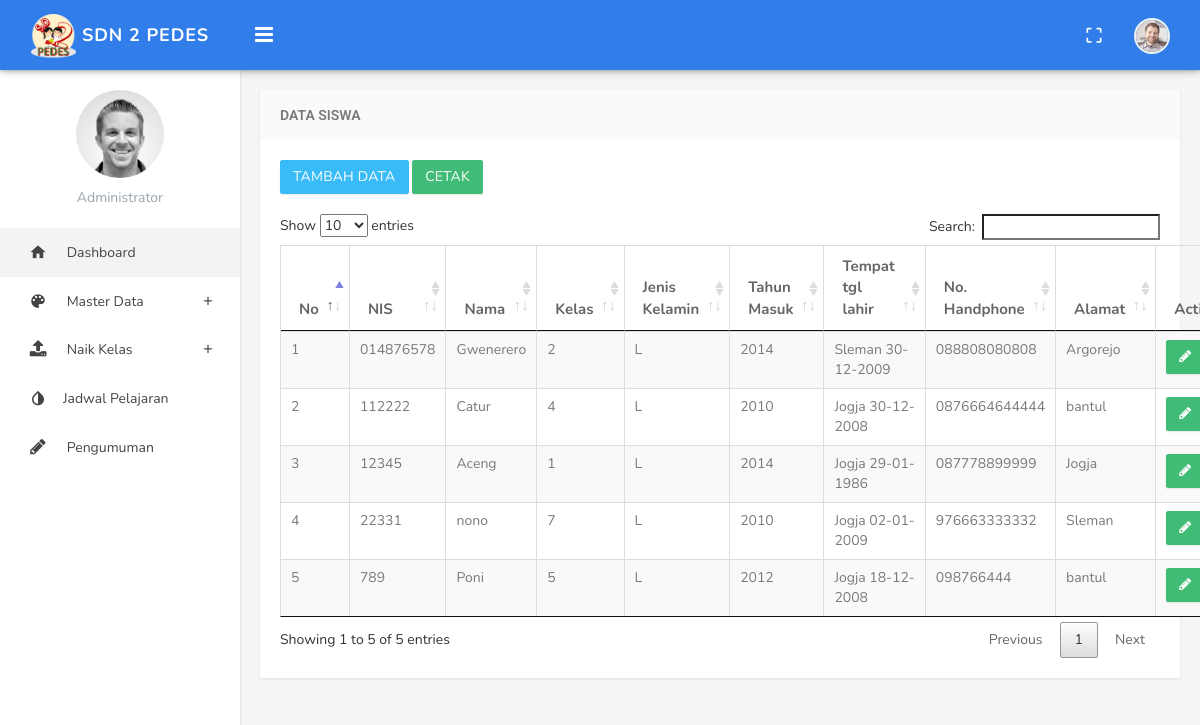
The app's page /index.php/admin/lihatdata/siswa with its own data.
### tables this page shows
CREATE TABLE `siswa` (
  `nis` varchar(15) NOT NULL,
  `nama` varchar(30) NOT NULL,
  `jk` enum('L','P') NOT NULL,
  `ttl` varchar(30) NOT NULL,
  `id_kelas` int(5) NOT NULL,
  `th_masuk` varchar(15) NOT NULL,
  `nope` varchar(15) NOT NULL,
  `alamat` varchar(50) NOT NULL
);

### application/controllers/admin/Lihatdata.php (called while the page is built, shortened)
<?php
class Lihatdata extends CI_Controller
{
	public function siswa()
	{
		$data['siswa'] = $this->db->select('siswa.*,ruang_kelas.nama_ruangan,')->from('siswa')->join('ruang_kelas','ruang_kelas.id=siswa.id_kelas')->get()->result();
		$this->load->view('admin/lihatdata/siswa/index',$data);
	}
}

### index.php (called while the page is built, shortened)
<?php
require_once BASEPATH.'core/CodeIgniter.php';

### application/views/admin/lihatdata/siswa/index.php (the view, shortened to what this page needs)
<!DOCTYPE html>
<html>
<head>
</head>
<body class="fixed-left">
    <div id="wrapper">
        <div class="content-page">
            <div class="content">
                <div class="container">
                    <div class="row">
                        <div class="col-sm-12">
                            <div class="panel panel-default">
                                <div class="panel-heading"><h3 class="panel-title">Data Siswa</h3></div>
                                <div class="panel-body">
                                        <a href="<?php echo site_url('admin/siswa/create');?>" class="btn btn-info" style=" margin-bottom: 20px;">TAMBAH DATA</a>
                                        <a href="<?=site_url('admin/lihatdata/cetaksiswa');?>" class="btn btn-success" style=" margin-bottom: 20px;">CETAK</a>
                                        <table class="datatables table table-bordered table-striped">
                                            <thead>
                                                <tr>
                                                    <th>No</th>
                                                    <th>NIS</th>
                                                    <th>Nama</th>
                                                    <th>Kelas</th>
                                                    <th>Jenis Kelamin</th>
                                                    <th>Tahun Masuk</th>
                                                    <th>Tempat tgl lahir</th>
                                                    <th>No. Handphone</th>
                                                    <th>Alamat</th>
                                                    <th>Actions</th></th>
                                                </tr>
                                            </thead>
                                            <tbody>
                                                <?php $nomor = 1; ?>
                                                <?php foreach($siswa as $sw) : ?>
                                                    <tr class="gradeX">
                                                        <td><?= $nomor;?> </td>
                                                        <?php $nomor++;?>
                                                        <td><?= $sw->nis; ?>
                                                        </td>
                                                        <td><?= $sw->nama; ?></td>
                                                        <td><?= $sw->id_kelas; ?></td>
                                                        <td><?= $sw->jk; ?></td>
                                                        <td><?= $sw->th_masuk; ?></td>
                                                        <td><?= $sw->ttl; ?></td>
                                                        <td><?= $sw->nope; ?></td>
                                                        <td><?= $sw->alamat; ?></td>
                                                        <td class="actions">
                                                            <a class="btn btn-success" href="<?=site_url('admin/lihatdata/editsiswa/'.$sw->nis);?>"><span class="fa fa-pencil" aria-hidden="true"></span></a>
                                                        </td>
                                                    </tr>
                                                <?php endforeach; ?>
                                            </tbody>
                                        </table>
                                    </div>
                                </div>
                            </div>
                        </div>
                    </div>
                </div>
            </div>
</div>
</body>
</html>

### assets/blue/css/style.css (style rules this page uses)
body { background: #f5f5f5; margin: 0; -webkit-text-size-adjust: 100%; font-family: 'Nunito', sans-serif; }
h1, h2, h3, h4, h5, h6 { margin: 10px 0; }
h3 { line-height: 30px; }
h1, h2, h3, h4, h5, h6 { font-family: 'Roboto', sans-serif; color: #505458; }
* { outline: none !important; }
.container { width: auto; }
#wrapper { width: 100%; height: 100%; position: relative; overflow: hidden; }
.row { margin-right: -10px; margin-left: -10px; }
.col-lg-1, .col-lg-10, .col-lg-11, .col-lg-12, .col-lg-2, .col-lg-3, .col-lg-4, .col-lg-5, .col-lg-6, .col-lg-7, .col-lg-8, .col-lg-9, .col-md-1, .col-md-10, .col-md-11, .col-md-12, .col-md-2, .col-md-3, .col-md-4, .col-md-5, .col-md-6, .col-md-7, .col-md-8, .col-md-9, .col-sm-1, .col-sm-10, .col-sm-11, .col-sm-12, .col-sm-2, .col-sm-3, .col-sm-4, .col-sm-5, .col-sm-6, .col-sm-7, .col-sm-8, .col-sm-9, .col-xs-1, .col-xs-10, .col-xs-11, .col-xs-12, .col-xs-2, .col-xs-3, .col-xs-4, .col-xs-5, .col-xs-6, .col-xs-7, .col-xs-8, .col-xs-9 { padding-left: 10px; padding-right: 10px; }
.panel { border: none; border-radius: 0px; margin-bottom: 20px; -webkit-box-shadow: 0px 1px 2px 0px rgba(0,0,0,0.1); -moz-box-shadow: 0px 1px 2px 0px rgba(0,0,0,0.1); box-shadow: 0px 1px 2px 0px rgba(0,0,0,0.1); }
.panel .panel-body { padding: 20px; }
.panel-heading { border-radius: 0; border: none !important; padding: 10px 20px; }
.panel-default>.panel-heading { color: #797979; background-color: #fafafa; border-bottom: none; }
.panel-title { font-size: 14px; text-transform: uppercase; font-weight: 600; margin-bottom: 0; margin-top: 0; }
.btn { border-radius: 2px; font-family: 'Nunito', sans-serif; letter-spacing: 0.2px; opacity: 0.93; -webkit-box-shadow: 0px 1px 2px 0px rgba(0,0,0,0.1); -moz-box-shadow: 0px 1px 2px 0px rgba(0,0,0,0.1); box-shadow: 0px 1px 2px 0px rgba(0,0,0,0.1); }
.btn-primary,.btn-success,.btn-info,.btn-warning,.btn-danger,.btn-inverse,.btn-purple,.btn-pink { color: #FFFFFF !important; }
.btn-success,.btn-success:hover,.btn-success:focus,.btn-success:active, .btn-success.active, .btn-success.focus, .btn-success:active, .btn-success:focus, .btn-success:hover, .open>.dropdown-toggle.btn-success { background-color: #33b86c; border: 1px solid #33b86c; }
.btn-info,.btn-info:hover,.btn-info:focus,.btn-info:active, .btn-info.active, .btn-info.focus, .btn-info:active, .btn-info:focus, .btn-info:hover, .open>.dropdown-toggle.btn-info { background-color: #29b6f6; border: 1px solid #29b6f6; }
.content-page { margin-left: 240px; overflow: hidden; position: relative; min-height: 940px; }
.content-page > .content { margin-top: 70px; margin-bottom: 60px; padding: 20px 5px 15px 5px; position: relative; }
.table { margin-bottom: 10px; }
tbody { color: #797979; }
th { font-size: 15px; color: #666; }

### records on screen
siswa: nis "014876578", nama "Gwenerero", id_kelas "2", jk "L", th_masuk "2014", ttl "Sleman 30-12-2009", nope "088808080808", alamat "Argorejo"
siswa: nis "112222", nama "Catur", id_kelas "4", jk "L", th_masuk "2010", ttl "Jogja 30-12-2008", nope "0876664644444", alamat "bantul"
siswa: nis "12345", nama "Aceng", id_kelas "1", jk "L", th_masuk "2014", ttl "Jogja 29-01-1986", nope "087778899999", alamat "Jogja"
siswa: nis "22331", nama "nono", id_kelas "7", jk "L", th_masuk "2010", ttl "Jogja 02-01-2009", nope "976663333332", alamat "Sleman"
siswa: nis "789", nama "Poni", id_kelas "5", jk "L", th_masuk "2012", ttl "Jogja 18-12-2008", nope "098766444", alamat "bantul"
